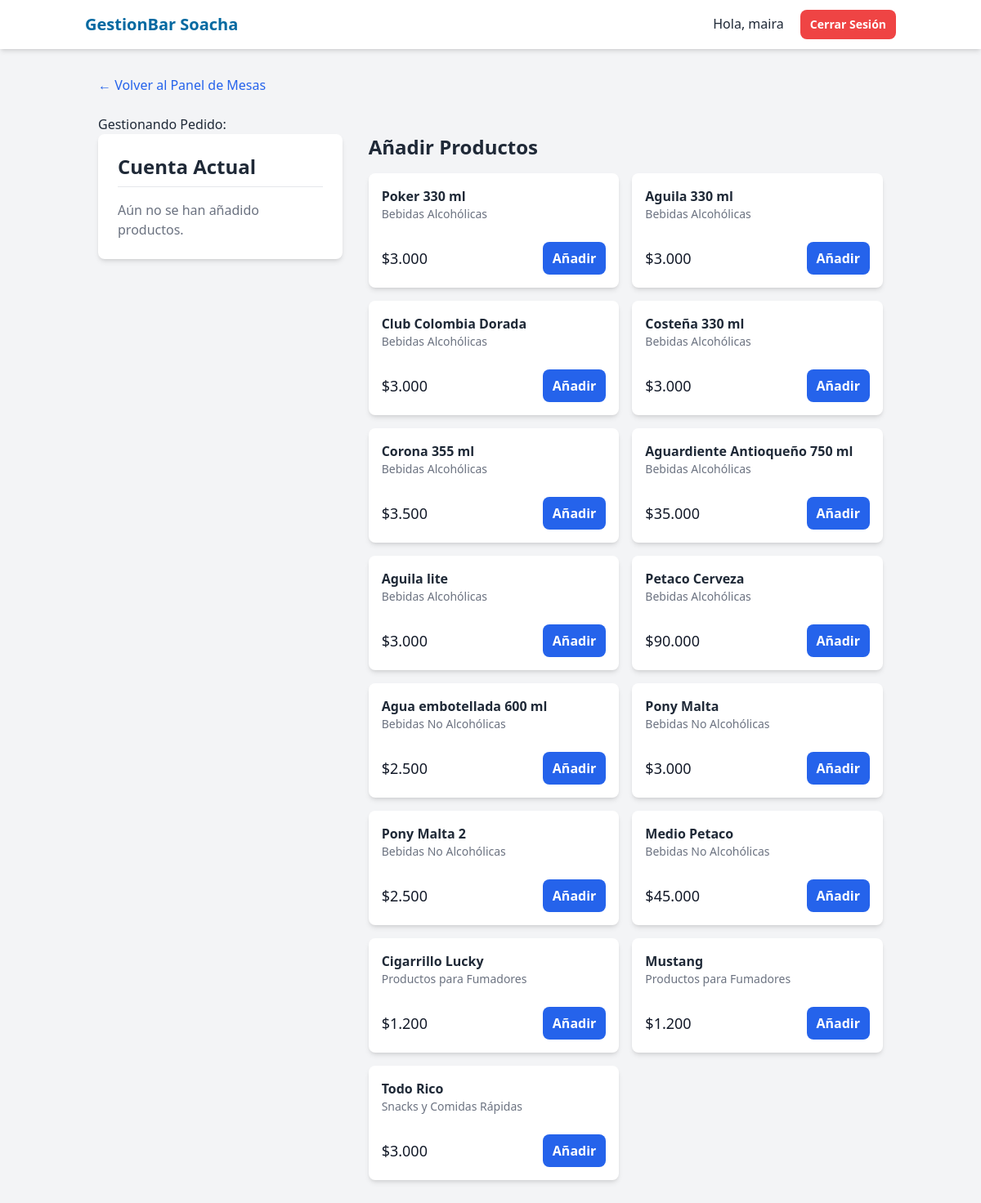
Screenshot of /pedidos/mesa/1/gestionar/ (signed in) with the database file from the repository.
### productos/models.py (models this page shows, shortened)
class Producto(models.Model):
    nombre = models.CharField(max_length=100, unique=True)
    descripcion = models.TextField(blank=True, null=True) # blank=True: puede estar vacío en el admin. null=True: puede ser NULL en la BD.
    precio = models.DecimalField(max_digits=10, decimal_places=2)
    stock = models.PositiveIntegerField(default=0)
    disponible = models.BooleanField(default=True)
    categoria = models.ForeignKey(Categoria, on_delete=models.CASCADE)

class Categoria(models.Model):
    nombre = models.CharField(max_length=100, unique=True)

### ventas/views.py (the view, shortened to what this page needs)
# urls.py: path('mesa/<int:mesa_id>/gestionar/', views.gestionar_pedido_vista, name='gestionar_pedido'),
@login_required
def gestionar_pedido_vista(request, mesa_id):
    mesa = get_object_or_404(Mesa, id=mesa_id)
    pedido = Pedido.objects.filter(mesa=mesa, estado='ABIERTO').last()
    productos_disponibles = Producto.objects.filter(disponible=True).order_by('categoria__nombre')
    context = {
        'mesa': mesa,
        'pedido': pedido,
        'productos': productos_disponibles,
    }
    return render(request, 'ventas/gestionar_pedido.html', context)

### ventas/templates/ventas/gestionar_pedido.html (shortened to what this page needs)
{% extends 'base.html' %}
{% load humanize %}
{% block content %}
<main class="container mx-auto p-4 md:p-8">
    <a href="{% url 'panel_mesas' %}" class="text-blue-600 hover:underline mb-6 inline-block">&larr; Volver al Panel de Mesas</a>
<h1>Gestionando Pedido: </h1>
    <div class="grid grid-cols-1 lg:grid-cols-3 gap-8">
        <div class="lg:col-span-1 bg-white shadow-md rounded-lg p-6 h-fit">
            <h2 class="text-2xl font-bold mb-4 border-b pb-2">Cuenta Actual</h2>
            {% if pedido.detalles.all %}
                <ul class="space-y-4 mb-4">
                    {% for item in pedido.detalles.all %}
                    <li class="border-b pb-4">
                        <div class="flex justify-between items-center mb-2">
                            <span class="font-semibold">{{ item.producto.nombre }}</span>
                            <span class="font-medium">${{ item.precio_venta|floatformat:0|intcomma }} c/u</span>
                        </div>
                        <div class="flex items-center space-x-2">
                            <form action="{% url 'actualizar_cantidad' item.id %}" method="POST" class="flex items-center">
                                {% csrf_token %}
                                <input type="number" name="cantidad" value="{{ item.cantidad }}" class="w-16 text-center border rounded-md py-1">
                                <button type="submit" class="bg-gray-200 hover:bg-gray-300 text-black font-bold py-1 px-2 rounded-md ml-2 text-xs">OK</button>
                            </form>
                            <form action="{% url 'eliminar_detalle' item.id %}" method="POST">
                                {% csrf_token %}
                                <button type="submit" class="bg-red-600 hover:bg-red-700 text-white font-bold py-1 px-2 rounded-md">🗑️</button>
                            </form>
                        </div>
                    </li>
                    {% endfor %}
                </ul>
                <div class="text-right text-2xl font-bold text-gray-900 border-t pt-4">
                    TOTAL: ${{ pedido.total|floatformat:0|intcomma }}
                </div>
                <div class="mt-8 flex justify-end space-x-4">
                    <form action="{% url 'cancelar_pedido' pedido.id %}" method="POST">
                        {% csrf_token %}
                        <button type="submit" class="bg-red-600 hover:bg-red-700 text-white font-bold py-2 px-4 rounded-lg">Cancelar Pedido</button>
                    </form>
                    <form action="{% url 'facturar_pedido' pedido.id %}" method="POST">
                        {% csrf_token %}
                        <button type="submit" class="bg-green-600 hover:bg-green-700 text-white font-bold py-2 px-4 rounded-lg">Finalizar y Facturar</button>
                    </form>
                </div>
            {% else %}
                <p class="text-gray-500">Aún no se han añadido productos.</p>
            {% endif %}
        </div>
        <div class="lg:col-span-2">
            <h2 class="text-2xl font-bold mb-4">Añadir Productos</h2>
            <div class="grid grid-cols-1 md:grid-cols-2 xl:grid-cols-3 gap-4">
                {% for producto in productos %}
<div class="bg-white shadow-md rounded-lg p-4 flex flex-col justify-between
            {% if producto.stock <= 10 and producto.stock > 0 %} border-2 border-yellow-400 {% elif producto.stock == 0 %} border-2 border-red-400 opacity-60 {% endif %}">
    <div>
        <p class="font-semibold text-gray-800">{{ producto.nombre }}</p>
        <p class="text-sm text-gray-500 mb-2">{{ producto.categoria.nombre }}</p>
    </div>
    <div class="flex justify-between items-center mt-4">
        <span class="text-lg font-medium text-gray-900">${{ producto.precio|floatformat:0|intcomma }}</span>
        <form method="POST">
            <button type="submit"
                    class="font-bold py-2 px-3 rounded-lg
                           {% if producto.stock > 0 %} bg-blue-600 hover:bg-blue-700 text-white
                           {% else %} bg-gray-300 text-gray-500 cursor-not-allowed {% endif %}"
                    {% if producto.stock == 0 %} disabled {% endif %}>
                Añadir
            </button>
        </form>
    </div>
</div>
                {% endfor %}
            </div>
        </div>
    </div>
</main>
{% endblock %}

### templates/base.html (shortened to what this page needs)
<!DOCTYPE html>
<html lang="es">
<head>
    <script src="https://cdn.tailwindcss.com"></script>
</head>
<body class="bg-gray-100 text-gray-800 font-sans">
    <nav class="bg-white shadow-md">
        <div class="container mx-auto px-4 py-3 flex justify-between items-center">
            <a href="{% if user.is_authenticated %}{% url 'panel_mesas' %}{% else %}{% url 'login' %}{% endif %}" class="text-xl font-bold text-sky-700">GestionBar Soacha</a>
            {% if user.is_authenticated %}
            <div>
                <span class="text-gray-800 mr-4">Hola, {{ user.username }}</span>
                <form action="{% url 'logout' %}" method="post" class="inline">
                    <button type="submit" class="bg-red-500 hover:bg-red-600 text-white font-bold py-2 px-3 rounded-lg text-sm">Cerrar Sesión</button>
                </form>
            </div>
            {% endif %}
        </div>
    </nav>
    {% block content %}
    {% endblock %}
</body>
</html>

### rows the page displays
Producto: nombre "Poker 330 ml", categoria.nombre "Bebidas Alcohólicas", precio "3.000"
Producto: nombre "Aguila 330 ml", categoria.nombre "Bebidas Alcohólicas", precio "3.000"
Producto: nombre "Club Colombia Dorada", categoria.nombre "Bebidas Alcohólicas", precio "3.000"
Producto: nombre "Costeña 330 ml", categoria.nombre "Bebidas Alcohólicas", precio "3.000"
Producto: nombre "Corona 355 ml", categoria.nombre "Bebidas Alcohólicas", precio "3.500"
Producto: nombre "Aguardiente Antioqueño 750 ml", categoria.nombre "Bebidas Alcohólicas", precio "35.000"
Producto: nombre "Aguila lite", categoria.nombre "Bebidas Alcohólicas", precio "3.000"
Producto: nombre "Petaco Cerveza", categoria.nombre "Bebidas Alcohólicas", precio "90.000"
Producto: nombre "Agua embotellada 600 ml", categoria.nombre "Bebidas No Alcohólicas", precio "2.500"
Producto: nombre "Pony Malta", categoria.nombre "Bebidas No Alcohólicas", precio "3.000"
Producto: nombre "Pony Malta 2", categoria.nombre "Bebidas No Alcohólicas", precio "2.500"
Producto: nombre "Medio Petaco", categoria.nombre "Bebidas No Alcohólicas", precio "45.000"
Producto: nombre "Cigarrillo Lucky", categoria.nombre "Productos para Fumadores", precio "1.200"
Producto: nombre "Mustang", categoria.nombre "Productos para Fumadores", precio "1.200"
Producto: nombre "Todo Rico", categoria.nombre "Snacks y Comidas Rápidas", precio "3.000"

### other values shown
{{ user.username }} "maira"
